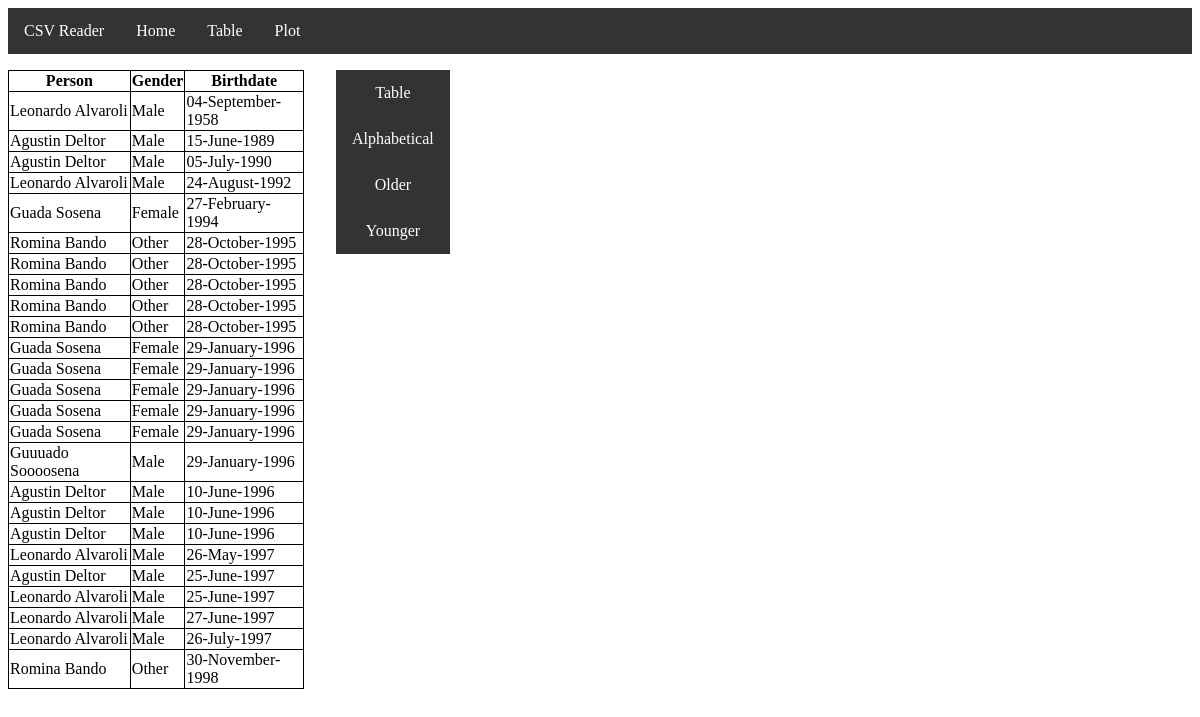
The app's page /older, older data.
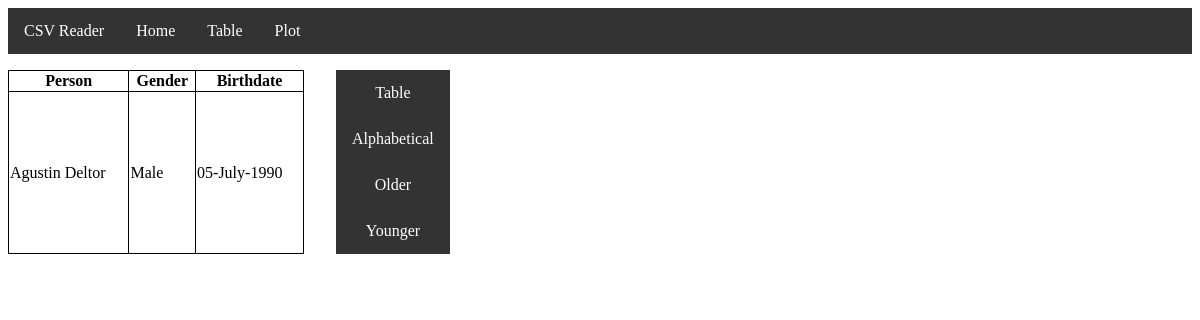
The same page, newer data.
### gview/models.py (models this page shows)
class Person(models.Model):
    name = models.CharField(max_length=128)
    birthdate = models.DateTimeField()
    created_at = models.DateTimeField(auto_now_add=True)
    updated_at = models.DateTimeField(auto_now=True)
    class Gender(models.TextChoices):
        MALE = 'M', _('Male')
        FEMALE = 'F', _('Female')
        OTHER = 'O', _('Other')
    gender = models.CharField(max_length=1, choices= Gender.choices)
    def __str__(self):
        return self.name
    def getGender(self):
        return Person.Gender(self.gender).label
    def getBirthdate(self):
        return self.birthdate.strftime("%d-%B-%Y")

### gview/views.py (the view)
# urls.py: path('older', views.Older.as_view(), name='older'),
class Older(View):
    def get(self, request):
        ages = Person.objects.order_by('birthdate', 'name')
        return render(request, 'older.html', {'ages': ages})

### templates/older.html (shortened to what this page needs)
{% load static %}
{% include 'navbar.html' %}
<html>
<head>
</head>
    <font size="2" face="Tahoma" >
    <div class="upper">
        <table class="tabla" border="1"; width="25%";>
            <thead>
                <th>Person</th>
                <th>Gender</th>
                <th>Birthdate</th>
            </thead>
            {% for k in ages  %}
            <tr>
                <td>{{k}}</td>
                <td>{{k.getGender}}</td>
                <td>{{k.getBirthdate}}</td>
            </tr>
            {% endfor %}
        </table>
        <div class="botones">
            <a class="form-submit-button" href="table">Table</a>
            <a href="alphabetical">Alphabetical</a>
            <a href="older">Older</a>
            <a href="younger">Younger</a>
        </div>
    </div>
    </font>
</html>

Row changes from the older to the newer data that the page shows:
removed Person: name "Leonardo Alvaroli", getGender "Male", getBirthdate "04-September-1958"
removed Person: name "Agustin Deltor", getGender "Male", getBirthdate "15-June-1989"
removed Person: name "Leonardo Alvaroli", getGender "Male", getBirthdate "24-August-1992"
removed Person: name "Guada Sosena", getGender "Female", getBirthdate "27-February-1994"
removed Person: name "Romina Bando", getGender "Other", getBirthdate "28-October-1995"
removed Person: name "Romina Bando", getGender "Other", getBirthdate "28-October-1995"
removed Person: name "Romina Bando", getGender "Other", getBirthdate "28-October-1995"
removed Person: name "Romina Bando", getGender "Other", getBirthdate "28-October-1995"
removed Person: name "Romina Bando", getGender "Other", getBirthdate "28-October-1995"
removed Person: name "Guada Sosena", getGender "Female", getBirthdate "29-January-1996"
removed Person: name "Guada Sosena", getGender "Female", getBirthdate "29-January-1996"
removed Person: name "Guada Sosena", getGender "Female", getBirthdate "29-January-1996"
removed Person: name "Guada Sosena", getGender "Female", getBirthdate "29-January-1996"
removed Person: name "Guada Sosena", getGender "Female", getBirthdate "29-January-1996"
removed Person: name "Guuuado Soooosena", getGender "Male", getBirthdate "29-January-1996"
removed Person: name "Agustin Deltor", getGender "Male", getBirthdate "10-June-1996"
removed Person: name "Agustin Deltor", getGender "Male", getBirthdate "10-June-1996"
removed Person: name "Agustin Deltor", getGender "Male", getBirthdate "10-June-1996"
removed Person: name "Leonardo Alvaroli", getGender "Male", getBirthdate "26-May-1997"
removed Person: name "Agustin Deltor", getGender "Male", getBirthdate "25-June-1997"
removed Person: name "Leonardo Alvaroli", getGender "Male", getBirthdate "25-June-1997"
removed Person: name "Leonardo Alvaroli", getGender "Male", getBirthdate "27-June-1997"
removed Person: name "Leonardo Alvaroli", getGender "Male", getBirthdate "26-July-1997"
removed Person: name "Romina Bando", getGender "Other", getBirthdate "30-November-1998"
